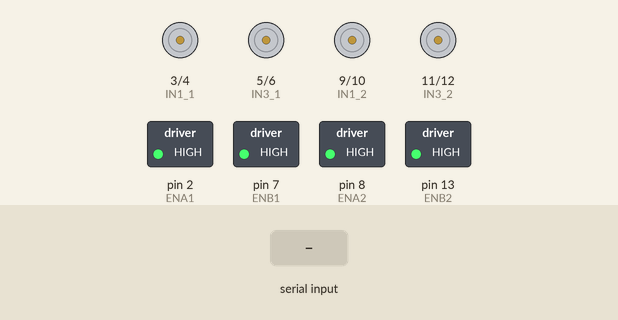
The sketch below on a simulated Arduino Uno, built with avr-gcc and run on an emulated ATmega328P. On the bench: motor-driver pin pairs drawn as motors (green arrow = first pin HIGH = forward, orange = second pin HIGH = backward, longer = more drive), switched loads named in the sketch (green lamp = pin HIGH). The inputs (shaded band) are chosen by the test bench.

Above: at 1.2 s.
1.3 s: "w" received over Serial
At 2.5 s:
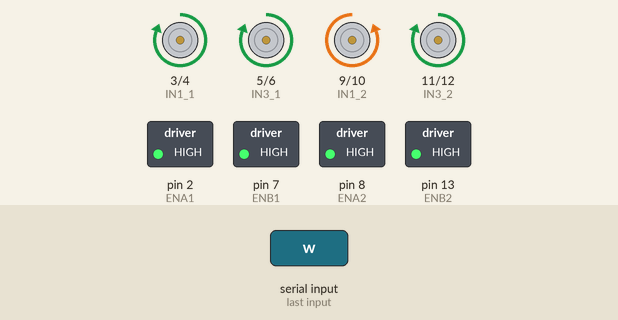
2.8 s: "s" received over Serial
At 3.7 s:
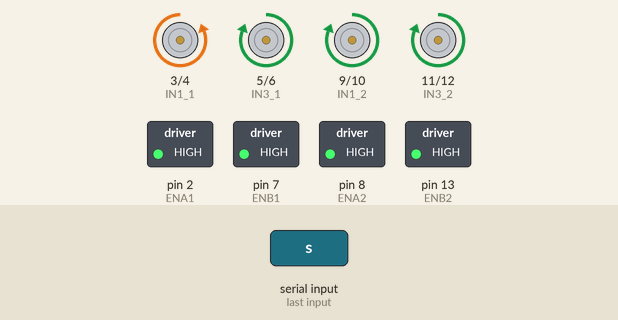
4.3 s: "a" received over Serial
At 4.8 s:
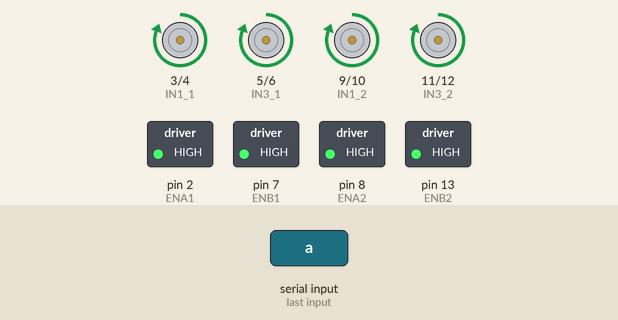
5.8 s: "d" received over Serial
At 7.0 s:
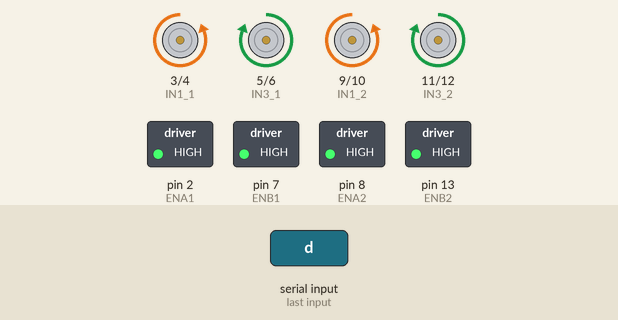
7.3 s: "w" received over Serial
At 8.3 s:
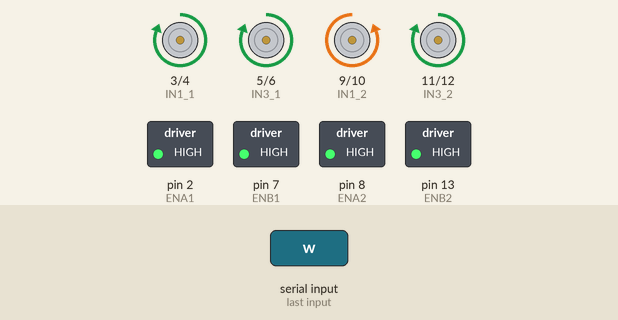
Timing chart, 0 to 9.8 s (numbered marks = the images above; inputs shaded):
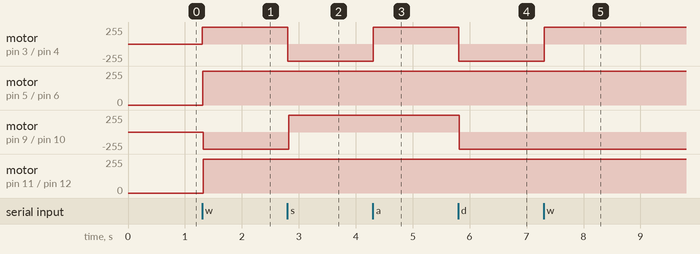

Measured:
- after the input at 1.3 s, motor on pin 3 (IN1_1) / pin 4 (IN2_1), motor on pin 5 (IN3_1) / pin 6 (IN4_1), motor on pin 11 (IN3_2) / pin 12 (IN4_2): stopped → forward 255/255 at once; motor on pin 9 (IN1_2) / pin 10 (IN2_2): stopped → backward 255/255 at once
- after the input at 2.8 s, motor on pin 3 (IN1_1) / pin 4 (IN2_1): forward 255/255 → backward 255/255 at once; motor on pin 9 (IN1_2) / pin 10 (IN2_2): backward 255/255 → forward 255/255 at once
- after the input at 4.3 s, motor on pin 3 (IN1_1) / pin 4 (IN2_1): backward 255/255 → forward 255/255 at once
- after the input at 5.8 s, motor on pin 3 (IN1_1) / pin 4 (IN2_1), motor on pin 9 (IN1_2) / pin 10 (IN2_2): forward 255/255 → backward 255/255 at once
- after the input at 7.3 s, motor on pin 3 (IN1_1) / pin 4 (IN2_1): backward 255/255 → forward 255/255 at once

The sketch:

Arduino_Sand_Table.ino
```cpp
int ENA1=2;
int IN1_1=3;
int IN2_1=4;
int IN3_1=5;
int IN4_1=6;
int ENB1=7;
int ENA2=8;
int IN1_2=9;
int IN2_2=10;
int IN3_2=11;
int IN4_2=12;
int ENB2=13;

void setup()
{
 Serial.begin(9600);
 pinMode(ENA1,OUTPUT);
 pinMode(ENB1,OUTPUT);
 pinMode(IN1_1,OUTPUT);
 pinMode(IN2_1,OUTPUT);
 pinMode(IN3_1,OUTPUT);
 pinMode(IN4_1,OUTPUT);
 digitalWrite(ENA1,HIGH);
 digitalWrite(ENB1,HIGH);
 pinMode(ENA2,OUTPUT);
 pinMode(ENB2,OUTPUT);
 pinMode(IN1_2,OUTPUT);
 pinMode(IN2_2,OUTPUT);
 pinMode(IN3_2,OUTPUT);
 pinMode(IN4_2,OUTPUT);
 digitalWrite(ENA2,HIGH);
 digitalWrite(ENB2,HIGH);
}

void loop()
{
 byte b;
 if(Serial.available()){
     b= Serial.read();
 }
 if(b == 'w'){
  yPlusMove();
 }
 if(b == 's'){
  yMinusMove();
 }
 if(b == 'a'){
  xMinusMove();
 }
 if(b == 'd'){
  xPlusMove();
 }
}
void Motor1TurnLeft(){
 digitalWrite(IN1_1,LOW);
 digitalWrite(IN2_1,HIGH);
 digitalWrite(IN3_1,HIGH);
 digitalWrite(IN4_1,LOW);
 delay(3);

 digitalWrite(IN1_1,LOW);
 digitalWrite(IN2_1,HIGH);
 digitalWrite(IN3_1,LOW);
 digitalWrite(IN4_1,HIGH);
 delay(3);

 digitalWrite(IN1_1,HIGH);
 digitalWrite(IN2_1,LOW);
 digitalWrite(IN3_1,LOW);
 digitalWrite(IN4_1,HIGH);
 delay(3);

 digitalWrite(IN1_1,HIGH);
 digitalWrite(IN2_1,LOW);
 digitalWrite(IN3_1,HIGH);
 digitalWrite(IN4_1,LOW);
 delay(3);
}
void Motor1TurnRight(){
 digitalWrite(IN1_1,HIGH);
 digitalWrite(IN2_1,LOW);
 digitalWrite(IN3_1,HIGH);
 digitalWrite(IN4_1,LOW);
 delay(3);

 digitalWrite(IN1_1,HIGH);
 digitalWrite(IN2_1,LOW);
 digitalWrite(IN3_1,LOW);
 digitalWrite(IN4_1,HIGH);
 delay(3);

 digitalWrite(IN1_1,LOW);
 digitalWrite(IN2_1,HIGH);
 digitalWrite(IN3_1,LOW);
 digitalWrite(IN4_1,HIGH);
 delay(3);

 digitalWrite(IN1_1,LOW);
 digitalWrite(IN2_1,HIGH);
 digitalWrite(IN3_1,HIGH);
 digitalWrite(IN4_1,LOW);
 delay(3);
}
void Motor2TurnLeft(){
 digitalWrite(IN1_2,LOW);
 digitalWrite(IN2_2,HIGH);
 digitalWrite(IN3_2,HIGH);
 digitalWrite(IN4_2,LOW);
 delay(3);

 digitalWrite(IN1_2,LOW);
 digitalWrite(IN2_2,HIGH);
 digitalWrite(IN3_2,LOW);
 digitalWrite(IN4_2,HIGH);
 delay(3);

 digitalWrite(IN1_2,HIGH);
 digitalWrite(IN2_2,LOW);
 digitalWrite(IN3_2,LOW);
 digitalWrite(IN4_2,HIGH);
 delay(3);

 digitalWrite(IN1_2,HIGH);
 digitalWrite(IN2_2,LOW);
 digitalWrite(IN3_2,HIGH);
 digitalWrite(IN4_2,LOW);
 delay(3);
}
void Motor2TurnRight(){
 digitalWrite(IN1_2,HIGH);
 digitalWrite(IN2_2,LOW);
 digitalWrite(IN3_2,HIGH);
 digitalWrite(IN4_2,LOW);
 delay(3);

 digitalWrite(IN1_2,HIGH);
 digitalWrite(IN2_2,LOW);
 digitalWrite(IN3_2,LOW);
 digitalWrite(IN4_2,HIGH);
 delay(3);

 digitalWrite(IN1_2,LOW);
 digitalWrite(IN2_2,HIGH);
 digitalWrite(IN3_2,LOW);
 digitalWrite(IN4_2,HIGH);
 delay(3);

 digitalWrite(IN1_2,LOW);
 digitalWrite(IN2_2,HIGH);
 digitalWrite(IN3_2,HIGH);
 digitalWrite(IN4_2,LOW);
 delay(3);
}
void xPlusMove(){
  Motor1TurnRight();
  Motor2TurnRight();
}
void xMinusMove(){
  Motor1TurnLeft();
  Motor2TurnLeft();
}
void yPlusMove(){
  Motor1TurnLeft();
  Motor2TurnRight();
}
void yMinusMove(){
  Motor1TurnRight();
  Motor2TurnLeft();
}
```
